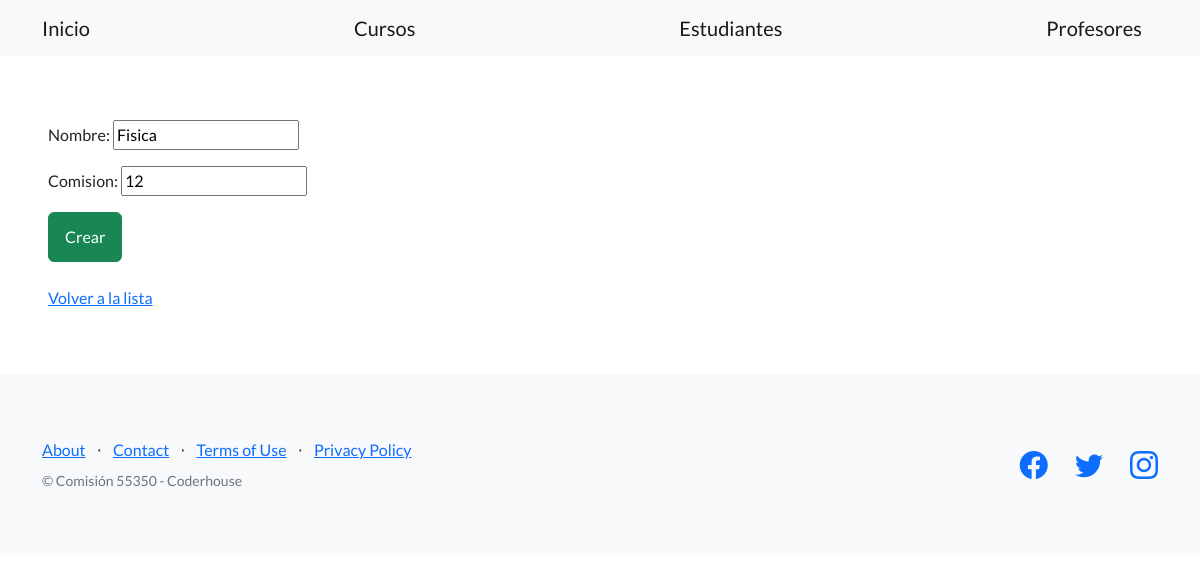
Page /estudios/editar-curso/2/ on the earlier database version.
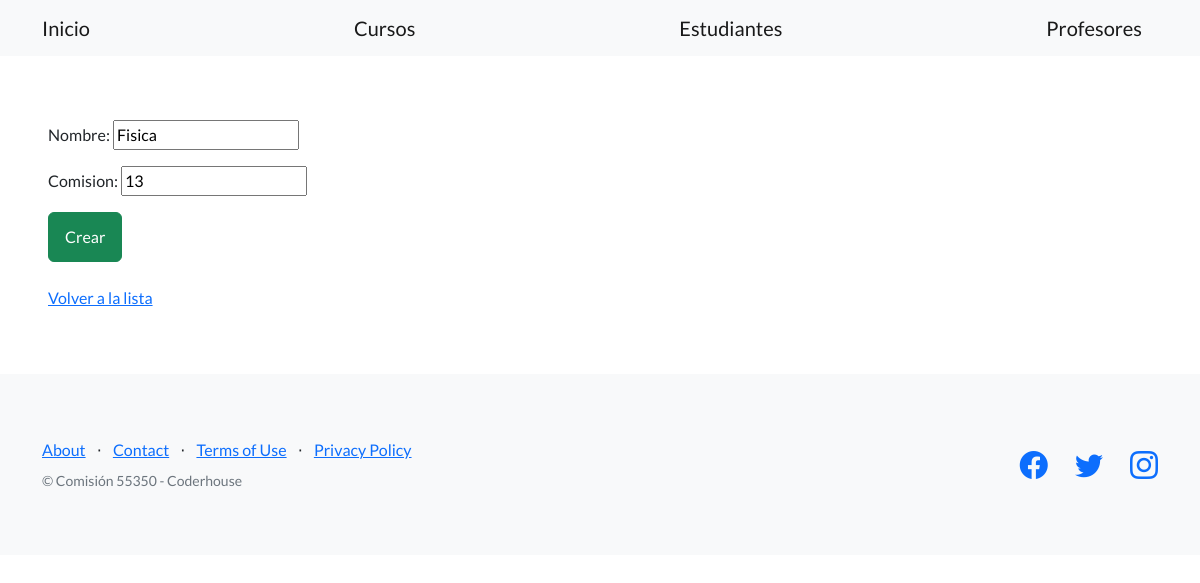
Same page on the later database version.
### control_estudios/models.py (models this page shows, shortened)
class Curso(models.Model):
    nombre = models.CharField(max_length=64)
    comision = models.IntegerField()

### control_estudios/views.py (the view)
# urls.py: path("editar-curso/<int:id>/", editar_curso, name="editar_curso"),
def editar_curso(request, id):
    curso = Curso.objects.get(id=id)
    if request.method == "POST":
        formulario = CursoFormulario(request.POST)
        if formulario.is_valid():
            data = formulario.cleaned_data
            curso.nombre = data['nombre']
            curso.comision = data['comision']
            curso.save()
            url_exitosa = reverse('lista_cursos')
            return redirect(url_exitosa)
    else:  # GET
        inicial = {
            'nombre': curso.nombre,
            'comision': curso.comision,
        }
        formulario = CursoFormulario(initial=inicial)
    return render(
        request=request,
        template_name='control_estudios/formulario_curso.html',
        context={'formulario': formulario},
    )

### control_estudios/forms.py
class CursoFormulario(forms.Form):
    nombre = forms.CharField(required=True, max_length=64)
    comision = forms.IntegerField(required=True, max_value=50000)

### control_estudios/templates/control_estudios/formulario_curso.html (shortened to what this page needs)
{% extends "base.html" %}
{% block contenido %}
<form method="post">
  {{ formulario.as_p }}
  <input class="btn btn-success" type="submit" value="Crear" />
</form>
<br>
<a href="{% url 'lista_cursos' %}">Volver a la lista</a>
{% endblock contenido %}

Differences in the rows shown:
changed Curso "Fisica": comision "12" → "13"
